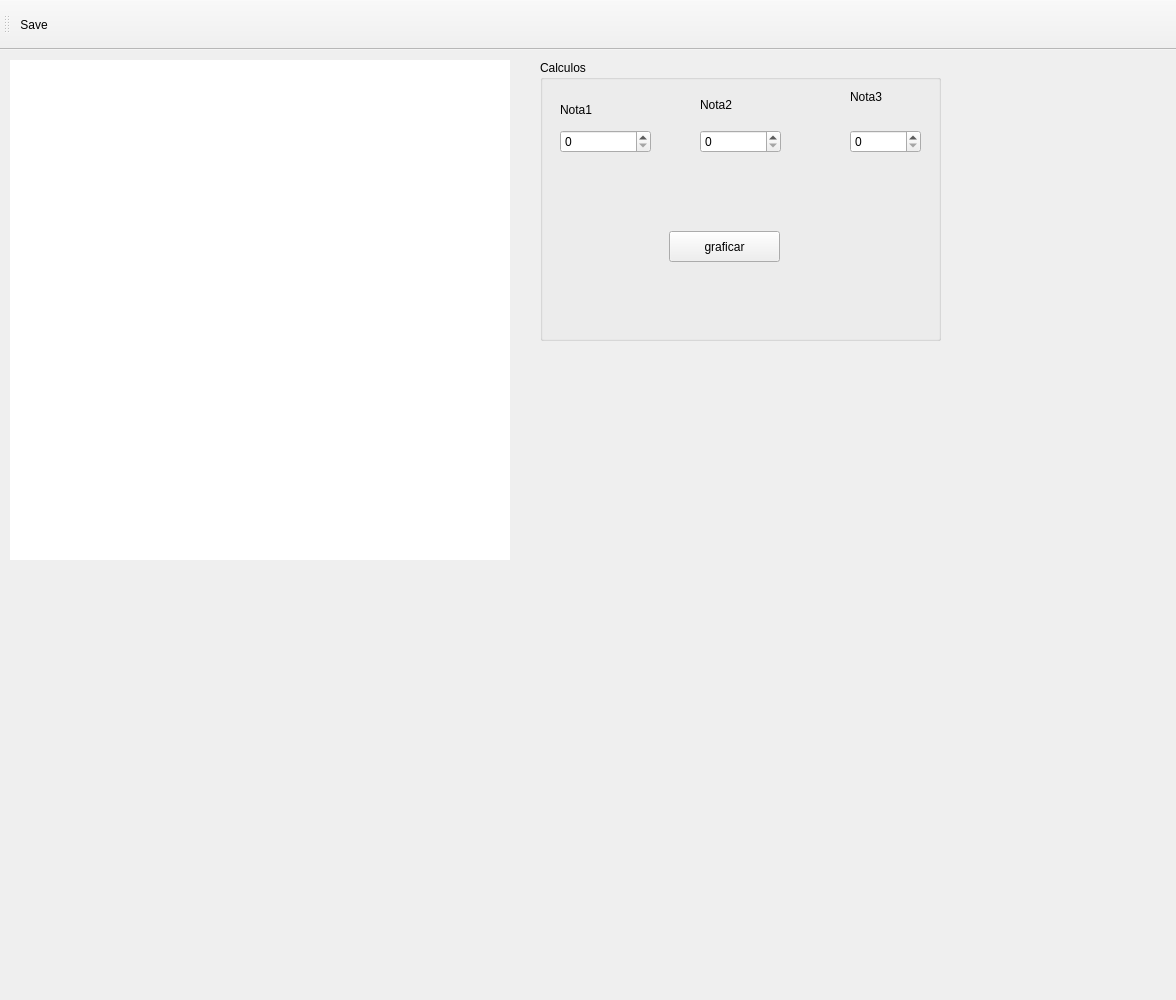
<?xml version="1.0" encoding="UTF-8"?>
<ui version="4.0">
 <class>Principal</class>
 <widget class="QMainWindow" name="Principal">
  <property name="geometry">
   <rect>
    <x>0</x>
    <y>0</y>
    <width>1176</width>
    <height>1000</height>
   </rect>
  </property>
  <property name="minimumSize">
   <size>
    <width>1000</width>
    <height>1000</height>
   </size>
  </property>
  <property name="windowTitle">
   <string>Principal</string>
  </property>
  <property name="windowIcon">
   <iconset resource="Recurso.qrc">
    <normaloff>:/new/prefix1/Recursos/estadisticas.png</normaloff>:/new/prefix1/Recursos/estadisticas.png</iconset>
  </property>
  <widget class="QWidget" name="centralwidget">
   <widget class="QGroupBox" name="groupBox">
    <property name="geometry">
     <rect>
      <x>540</x>
      <y>10</y>
      <width>401</width>
      <height>281</height>
     </rect>
    </property>
    <property name="title">
     <string>Calculos</string>
    </property>
    <widget class="QLabel" name="label_2">
     <property name="geometry">
      <rect>
       <x>310</x>
       <y>30</y>
       <width>71</width>
       <height>31</height>
      </rect>
     </property>
     <property name="text">
      <string>&lt;html&gt;&lt;head/&gt;&lt;body&gt;&lt;p&gt;Nota3&lt;/p&gt;&lt;/body&gt;&lt;/html&gt;</string>
     </property>
     <property name="alignment">
      <set>Qt::AlignLeading|Qt::AlignLeft|Qt::AlignTop</set>
     </property>
    </widget>
    <widget class="QLabel" name="label_3">
     <property name="geometry">
      <rect>
       <x>160</x>
       <y>30</y>
       <width>61</width>
       <height>31</height>
      </rect>
     </property>
     <property name="text">
      <string>&lt;html&gt;&lt;head/&gt;&lt;body&gt;&lt;p&gt;Nota2&lt;/p&gt;&lt;/body&gt;&lt;/html&gt;</string>
     </property>
    </widget>
    <widget class="QLabel" name="label_4">
     <property name="geometry">
      <rect>
       <x>20</x>
       <y>40</y>
       <width>61</width>
       <height>21</height>
      </rect>
     </property>
     <property name="text">
      <string>&lt;html&gt;&lt;head/&gt;&lt;body&gt;&lt;p&gt;Nota1&lt;/p&gt;&lt;/body&gt;&lt;/html&gt;</string>
     </property>
    </widget>
    <widget class="QSpinBox" name="inNota2">
     <property name="geometry">
      <rect>
       <x>160</x>
       <y>70</y>
       <width>81</width>
       <height>23</height>
      </rect>
     </property>
     <property name="maximum">
      <number>400</number>
     </property>
    </widget>
    <widget class="QSpinBox" name="inNota3">
     <property name="geometry">
      <rect>
       <x>310</x>
       <y>70</y>
       <width>71</width>
       <height>23</height>
      </rect>
     </property>
     <property name="maximum">
      <number>400</number>
     </property>
    </widget>
    <widget class="QPushButton" name="CmdGraficar">
     <property name="geometry">
      <rect>
       <x>129</x>
       <y>171</y>
       <width>111</width>
       <height>31</height>
      </rect>
     </property>
     <property name="text">
      <string>graficar</string>
     </property>
    </widget>
    <widget class="QSpinBox" name="inNota1">
     <property name="geometry">
      <rect>
       <x>20</x>
       <y>70</y>
       <width>91</width>
       <height>23</height>
      </rect>
     </property>
     <property name="maximum">
      <number>400</number>
     </property>
    </widget>
   </widget>
   <widget class="QLabel" name="Cuadro">
    <property name="geometry">
     <rect>
      <x>10</x>
      <y>10</y>
      <width>500</width>
      <height>500</height>
     </rect>
    </property>
    <property name="minimumSize">
     <size>
      <width>500</width>
      <height>500</height>
     </size>
    </property>
    <property name="styleSheet">
     <string notr="true">border-color: rgb(0, 0, 0);
background-color: rgb(255, 255, 255);</string>
    </property>
    <property name="text">
     <string/>
    </property>
    <property name="alignment">
     <set>Qt::AlignLeading|Qt::AlignLeft|Qt::AlignTop</set>
    </property>
   </widget>
  </widget>
  <widget class="QToolBar" name="toolBar">
   <property name="minimumSize">
    <size>
     <width>1000</width>
     <height>50</height>
    </size>
   </property>
   <property name="windowTitle">
    <string>toolBar</string>
   </property>
   <attribute name="toolBarArea">
    <enum>TopToolBarArea</enum>
   </attribute>
   <attribute name="toolBarBreak">
    <bool>false</bool>
   </attribute>
   <addaction name="actionSave"/>
  </widget>
  <action name="actionSave">
   <property name="checkable">
    <bool>true</bool>
   </property>
   <property name="icon">
    <iconset resource="Recurso.qrc">
     <normaloff>:/new/prefix1/Recursos/save_icon-icons.com_53618.png</normaloff>:/new/prefix1/Recursos/save_icon-icons.com_53618.png</iconset>
   </property>
   <property name="text">
    <string>Save</string>
   </property>
   <property name="shortcut">
    <string>Ctrl+S</string>
   </property>
  </action>
 </widget>
 <resources>
  <include location="Recurso.qrc"/>
 </resources>
 <connections/>
</ui>
